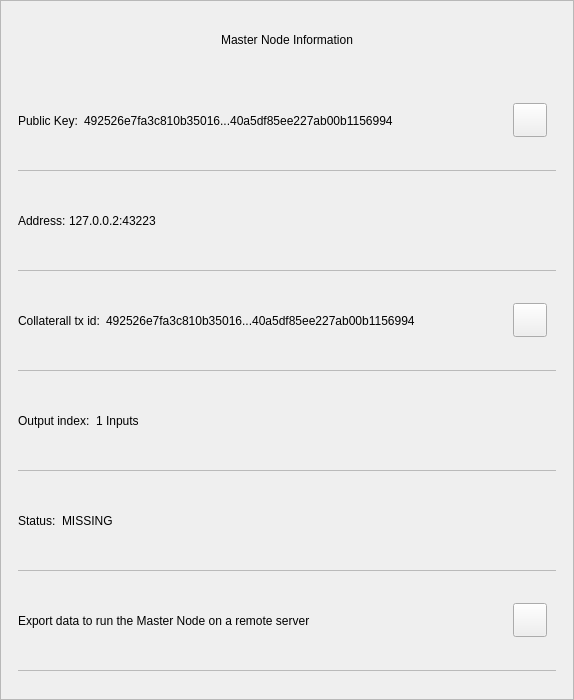
<?xml version="1.0" encoding="UTF-8"?>
<ui version="4.0">
 <class>MnInfoDialog</class>
 <widget class="QWidget" name="MnInfoDialog">
  <property name="geometry">
   <rect>
    <x>0</x>
    <y>0</y>
    <width>574</width>
    <height>700</height>
   </rect>
  </property>
  <property name="minimumSize">
   <size>
    <width>574</width>
    <height>530</height>
   </size>
  </property>
  <property name="windowTitle">
   <string>Form</string>
  </property>
  <property name="styleSheet">
   <string notr="true">color: rgb(0, 0, 0);</string>
  </property>
  <layout class="QVBoxLayout" name="verticalLayout_3">
   <property name="spacing">
    <number>0</number>
   </property>
   <property name="leftMargin">
    <number>0</number>
   </property>
   <property name="topMargin">
    <number>0</number>
   </property>
   <property name="rightMargin">
    <number>0</number>
   </property>
   <property name="bottomMargin">
    <number>0</number>
   </property>
   <item>
    <widget class="QFrame" name="frame">
     <property name="styleSheet">
      <string notr="true"/>
     </property>
     <property name="frameShape">
      <enum>QFrame::StyledPanel</enum>
     </property>
     <property name="frameShadow">
      <enum>QFrame::Raised</enum>
     </property>
     <layout class="QVBoxLayout" name="verticalLayout">
      <property name="leftMargin">
       <number>0</number>
      </property>
      <property name="rightMargin">
       <number>0</number>
      </property>
      <item>
       <layout class="QHBoxLayout" name="horizontalLayout_3">
        <property name="spacing">
         <number>0</number>
        </property>
        <property name="leftMargin">
         <number>20</number>
        </property>
        <property name="topMargin">
         <number>10</number>
        </property>
        <property name="rightMargin">
         <number>20</number>
        </property>
        <item>
         <spacer name="horizontalSpacer_2">
          <property name="orientation">
           <enum>Qt::Horizontal</enum>
          </property>
          <property name="sizeHint" stdset="0">
           <size>
            <width>40</width>
            <height>20</height>
           </size>
          </property>
         </spacer>
        </item>
        <item>
         <widget class="QLabel" name="labelTitle">
          <property name="minimumSize">
           <size>
            <width>0</width>
            <height>40</height>
           </size>
          </property>
          <property name="maximumSize">
           <size>
            <width>16777215</width>
            <height>40</height>
           </size>
          </property>
          <property name="styleSheet">
           <string notr="true">padding-left:24px;</string>
          </property>
          <property name="text">
           <string>Master Node Information</string>
          </property>
          <property name="alignment">
           <set>Qt::AlignCenter</set>
          </property>
          <property name="margin">
           <number>7</number>
          </property>
         </widget>
        </item>
        <item>
         <spacer name="horizontalSpacer">
          <property name="orientation">
           <enum>Qt::Horizontal</enum>
          </property>
          <property name="sizeHint" stdset="0">
           <size>
            <width>40</width>
            <height>20</height>
           </size>
          </property>
         </spacer>
        </item>
        <item>
         <widget class="QPushButton" name="btnEsc">
          <property name="minimumSize">
           <size>
            <width>24</width>
            <height>24</height>
           </size>
          </property>
          <property name="maximumSize">
           <size>
            <width>24</width>
            <height>24</height>
           </size>
          </property>
          <property name="styleSheet">
           <string notr="true">border:none;</string>
          </property>
          <property name="text">
           <string/>
          </property>
         </widget>
        </item>
       </layout>
      </item>
      <item>
       <spacer name="verticalSpacer">
        <property name="orientation">
         <enum>Qt::Vertical</enum>
        </property>
        <property name="sizeType">
         <enum>QSizePolicy::Fixed</enum>
        </property>
        <property name="sizeHint" stdset="0">
         <size>
          <width>20</width>
          <height>10</height>
         </size>
        </property>
       </spacer>
      </item>
      <item>
       <widget class="QWidget" name="layoutScroll" native="true">
        <property name="minimumSize">
         <size>
          <width>0</width>
          <height>0</height>
         </size>
        </property>
        <layout class="QVBoxLayout" name="verticalLayout_4">
         <property name="leftMargin">
          <number>0</number>
         </property>
         <property name="topMargin">
          <number>0</number>
         </property>
         <property name="rightMargin">
          <number>0</number>
         </property>
         <item>
          <widget class="QScrollArea" name="scrollArea">
           <property name="styleSheet">
            <string notr="true">#scrollArea {
background:transparent;
}</string>
           </property>
           <property name="horizontalScrollBarPolicy">
            <enum>Qt::ScrollBarAlwaysOff</enum>
           </property>
           <property name="sizeAdjustPolicy">
            <enum>QAbstractScrollArea::AdjustIgnored</enum>
           </property>
           <property name="widgetResizable">
            <bool>true</bool>
           </property>
           <property name="alignment">
            <set>Qt::AlignLeading|Qt::AlignLeft|Qt::AlignTop</set>
           </property>
           <widget class="QWidget" name="scrollAreaWidgetContents">
            <property name="geometry">
             <rect>
              <x>0</x>
              <y>0</y>
              <width>566</width>
              <height>601</height>
             </rect>
            </property>
            <property name="autoFillBackground">
             <bool>false</bool>
            </property>
            <property name="styleSheet">
             <string notr="true">#scrollAreaWidgetContents {
background:transparent;
}</string>
            </property>
            <layout class="QVBoxLayout" name="verticalLayout_7">
             <property name="spacing">
              <number>0</number>
             </property>
             <property name="sizeConstraint">
              <enum>QLayout::SetDefaultConstraint</enum>
             </property>
             <property name="leftMargin">
              <number>0</number>
             </property>
             <property name="topMargin">
              <number>0</number>
             </property>
             <property name="rightMargin">
              <number>0</number>
             </property>
             <property name="bottomMargin">
              <number>0</number>
             </property>
             <item>
              <widget class="QWidget" name="content" native="true">
               <layout class="QVBoxLayout" name="verticalLayout_2">
                <property name="leftMargin">
                 <number>16</number>
                </property>
                <property name="topMargin">
                 <number>0</number>
                </property>
                <property name="rightMargin">
                 <number>16</number>
                </property>
                <item>
                 <widget class="QWidget" name="contentID" native="true">
                  <layout class="QHBoxLayout" name="horizontalLayout_12" stretch="0,1,0">
                   <property name="leftMargin">
                    <number>0</number>
                   </property>
                   <item>
                    <widget class="QLabel" name="labelId">
                     <property name="maximumSize">
                      <size>
                       <width>16777215</width>
                       <height>16777215</height>
                      </size>
                     </property>
                     <property name="text">
                      <string>Public Key:</string>
                     </property>
                    </widget>
                   </item>
                   <item>
                    <widget class="QLabel" name="textId">
                     <property name="text">
                      <string>492526e7fa3c810b35016...40a5df85ee227ab00b1156994</string>
                     </property>
                    </widget>
                   </item>
                   <item>
                    <widget class="QPushButton" name="pushCopy">
                     <property name="minimumSize">
                      <size>
                       <width>34</width>
                       <height>34</height>
                      </size>
                     </property>
                     <property name="maximumSize">
                      <size>
                       <width>34</width>
                       <height>34</height>
                      </size>
                     </property>
                     <property name="text">
                      <string/>
                     </property>
                     <property name="iconSize">
                      <size>
                       <width>24</width>
                       <height>24</height>
                      </size>
                     </property>
                    </widget>
                   </item>
                  </layout>
                 </widget>
                </item>
                <item>
                 <widget class="QLabel" name="labelDivider9">
                  <property name="maximumSize">
                   <size>
                    <width>16777215</width>
                    <height>1</height>
                   </size>
                  </property>
                  <property name="styleSheet">
                   <string notr="true">background-color:#bababa;</string>
                  </property>
                  <property name="text">
                   <string/>
                  </property>
                 </widget>
                </item>
                <item>
                 <widget class="QWidget" name="contentOutputs" native="true">
                  <layout class="QHBoxLayout" name="horizontalLayout_11" stretch="0,3">
                   <property name="spacing">
                    <number>0</number>
                   </property>
                   <property name="leftMargin">
                    <number>0</number>
                   </property>
                   <property name="rightMargin">
                    <number>12</number>
                   </property>
                   <item>
                    <widget class="QLabel" name="labelSend">
                     <property name="maximumSize">
                      <size>
                       <width>16777215</width>
                       <height>16777215</height>
                      </size>
                     </property>
                     <property name="text">
                      <string>Address: </string>
                     </property>
                    </widget>
                   </item>
                   <item>
                    <widget class="QLabel" name="textAddress">
                     <property name="text">
                      <string>127.0.0.2:43223</string>
                     </property>
                    </widget>
                   </item>
                  </layout>
                 </widget>
                </item>
                <item>
                 <widget class="QLabel" name="labelDivider8">
                  <property name="maximumSize">
                   <size>
                    <width>16777215</width>
                    <height>1</height>
                   </size>
                  </property>
                  <property name="styleSheet">
                   <string notr="true">background-color:#bababa;</string>
                  </property>
                  <property name="text">
                   <string/>
                  </property>
                 </widget>
                </item>
                <item>
                 <widget class="QWidget" name="contentAmount" native="true">
                  <layout class="QHBoxLayout" name="horizontalLayout_4" stretch="0,1,0">
                   <property name="leftMargin">
                    <number>0</number>
                   </property>
                   <item>
                    <widget class="QLabel" name="labelAmount">
                     <property name="maximumSize">
                      <size>
                       <width>16777215</width>
                       <height>16777215</height>
                      </size>
                     </property>
                     <property name="text">
                      <string>Collaterall tx id:</string>
                     </property>
                    </widget>
                   </item>
                   <item>
                    <widget class="QLabel" name="textAmount">
                     <property name="text">
                      <string>492526e7fa3c810b35016...40a5df85ee227ab00b1156994</string>
                     </property>
                    </widget>
                   </item>
                   <item>
                    <widget class="QPushButton" name="pushCopyId">
                     <property name="minimumSize">
                      <size>
                       <width>34</width>
                       <height>34</height>
                      </size>
                     </property>
                     <property name="maximumSize">
                      <size>
                       <width>34</width>
                       <height>34</height>
                      </size>
                     </property>
                     <property name="text">
                      <string/>
                     </property>
                    </widget>
                   </item>
                  </layout>
                 </widget>
                </item>
                <item>
                 <widget class="QLabel" name="labelDivider6">
                  <property name="maximumSize">
                   <size>
                    <width>16777215</width>
                    <height>1</height>
                   </size>
                  </property>
                  <property name="styleSheet">
                   <string notr="true">background-color:#bababa;</string>
                  </property>
                  <property name="text">
                   <string/>
                  </property>
                 </widget>
                </item>
                <item>
                 <widget class="QWidget" name="contentInputs" native="true">
                  <layout class="QHBoxLayout" name="horizontalLayout" stretch="0,2">
                   <property name="leftMargin">
                    <number>0</number>
                   </property>
                   <property name="rightMargin">
                    <number>12</number>
                   </property>
                   <item>
                    <widget class="QLabel" name="labelInputs">
                     <property name="sizePolicy">
                      <sizepolicy hsizetype="Minimum" vsizetype="Preferred">
                       <horstretch>0</horstretch>
                       <verstretch>0</verstretch>
                      </sizepolicy>
                     </property>
                     <property name="maximumSize">
                      <size>
                       <width>16777215</width>
                       <height>16777215</height>
                      </size>
                     </property>
                     <property name="text">
                      <string>Output index:</string>
                     </property>
                    </widget>
                   </item>
                   <item>
                    <widget class="QLabel" name="textInputs">
                     <property name="text">
                      <string>1 Inputs</string>
                     </property>
                    </widget>
                   </item>
                  </layout>
                 </widget>
                </item>
                <item>
                 <widget class="QLabel" name="labelDivider1">
                  <property name="maximumSize">
                   <size>
                    <width>16777215</width>
                    <height>1</height>
                   </size>
                  </property>
                  <property name="styleSheet">
                   <string notr="true">background-color:#bababa;</string>
                  </property>
                  <property name="text">
                   <string/>
                  </property>
                 </widget>
                </item>
                <item>
                 <widget class="QWidget" name="contentFee" native="true">
                  <layout class="QHBoxLayout" name="horizontalLayout_7" stretch="0,1">
                   <property name="leftMargin">
                    <number>0</number>
                   </property>
                   <item>
                    <widget class="QLabel" name="labelFee">
                     <property name="maximumSize">
                      <size>
                       <width>16777215</width>
                       <height>16777215</height>
                      </size>
                     </property>
                     <property name="text">
                      <string>Status:</string>
                     </property>
                    </widget>
                   </item>
                   <item>
                    <widget class="QLabel" name="textStatus">
                     <property name="text">
                      <string>MISSING</string>
                     </property>
                    </widget>
                   </item>
                  </layout>
                 </widget>
                </item>
                <item>
                 <widget class="QLabel" name="labelDivider4">
                  <property name="maximumSize">
                   <size>
                    <width>16777215</width>
                    <height>1</height>
                   </size>
                  </property>
                  <property name="styleSheet">
                   <string notr="true">background-color:#bababa;</string>
                  </property>
                  <property name="text">
                   <string/>
                  </property>
                 </widget>
                </item>
                <item>
                 <widget class="QWidget" name="contentExport" native="true">
                  <layout class="QHBoxLayout" name="horizontalLayout_8" stretch="3,0">
                   <property name="leftMargin">
                    <number>0</number>
                   </property>
                   <item>
                    <widget class="QLabel" name="textExport">
                     <property name="styleSheet">
                      <string notr="true">padding-top:1px;</string>
                     </property>
                     <property name="lineWidth">
                      <number>0</number>
                     </property>
                     <property name="text">
                      <string>Export data to run the Master Node on a remote server</string>
                     </property>
                     <property name="wordWrap">
                      <bool>true</bool>
                     </property>
                     <property name="indent">
                      <number>0</number>
                     </property>
                    </widget>
                   </item>
                   <item>
                    <widget class="QPushButton" name="pushExport">
                     <property name="minimumSize">
                      <size>
                       <width>34</width>
                       <height>34</height>
                      </size>
                     </property>
                     <property name="maximumSize">
                      <size>
                       <width>34</width>
                       <height>34</height>
                      </size>
                     </property>
                     <property name="text">
                      <string/>
                     </property>
                    </widget>
                   </item>
                  </layout>
                 </widget>
                </item>
                <item>
                 <widget class="QLabel" name="labelDivider7">
                  <property name="maximumSize">
                   <size>
                    <width>16777215</width>
                    <height>1</height>
                   </size>
                  </property>
                  <property name="styleSheet">
                   <string notr="true">background-color:#bababa;</string>
                  </property>
                  <property name="text">
                   <string/>
                  </property>
                 </widget>
                </item>
               </layout>
              </widget>
             </item>
            </layout>
           </widget>
          </widget>
         </item>
        </layout>
       </widget>
      </item>
     </layout>
    </widget>
   </item>
  </layout>
 </widget>
 <resources/>
 <connections/>
</ui>
